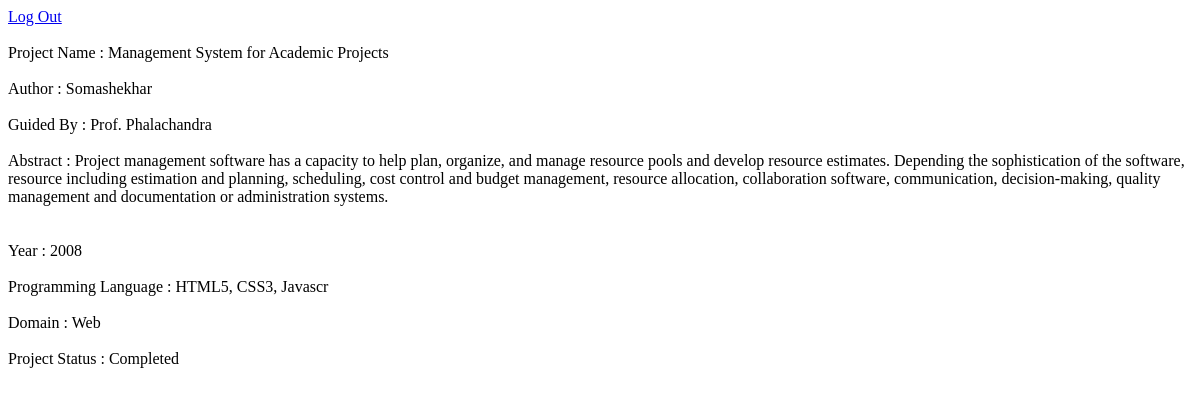
Page /second.php?id=3 (signed in) on the committed database.
### tables this page shows
CREATE TABLE IF NOT EXISTS `project` (
  `Name` varchar(255) NOT NULL,
  `id` int(255) NOT NULL AUTO_INCREMENT,
  `author` varchar(50) NOT NULL,
  `guide` varchar(50) NOT NULL,
  `year` year(4) NOT NULL,
  `PL` varchar(20) NOT NULL,
  `domain` varchar(30) NOT NULL,
  `status` tinyint(1) NOT NULL,
  PRIMARY KEY (`id`)
);

### second.php (the view, shortened to what this page needs)
<html>
<head>
	<link href="css/style.css" rel="stylesheet" type="text/css"/>
</head>
<body>
<?php
echo "<a href='logout.php'>Log Out</a>";
echo "<br><br>";
$id = $_GET['id'];
$con=mysqli_connect("localhost","root","a","projects");
$result = mysqli_query($con,"SELECT * FROM project WHERE id=$id");
$row = mysqli_fetch_array($result);
echo "Project Name : ";
echo $row['Name'];
echo "<br>";echo "<br>";
echo "Author : ";
echo $row['author'];
echo "<br>";echo "<br>";
echo "Guided By : Prof. ";
echo $row['guide'];
echo "<br>";echo "<br>";
echo "Abstract : ";
$file=fopen("info".$id.".txt","r") or exit("Unable to open file!");
while(!feof($file))
{
  echo fgets($file). "<br>";
}
echo "<br>";echo "<br>";
echo "Year : ";
echo $row['year'];
echo "<br>";echo "<br>";
echo "Programming Language : ";
echo $row['PL'];
echo "<br>";echo "<br>";
echo "Domain : ";
echo $row['domain'];
echo "<br>";echo "<br>";
echo "Project Status : ";
if ($row['status'] == 0)
	echo "Not Completed";
else
	echo "Completed";
echo "<br>";echo "<br>";
?>
</body>
</html>

### rows in the picture
project: Name "Management System for Academic Projects", author "Somashekhar", guide "Phalachandra", year "2008", PL "HTML5, CSS3, Javascr", domain "Web"
